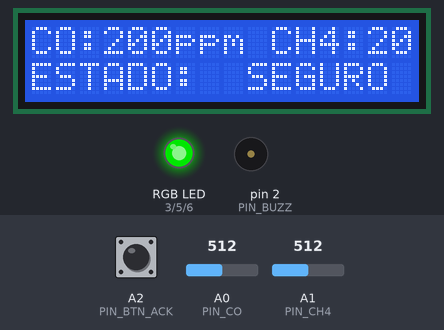
A sketch run on a simulated Arduino Uno, built with avr-gcc and run on an emulated ATmega328P. Parts: 16×2 character LCD, an RGB LED mixed from three pins (HIGH = lit), buzzer (waves = sounding). Dashed ring = blinking. The inputs (shaded band) are chosen by the test bench; at power-on: A0 (PIN_CO) = 512, A1 (PIN_CH4) = 512, A2 (PIN_BTN_ACK) HIGH. Dim RGB values are drawn brighter than linear.

Above: at 3.5 s.
3.6 s: A0 (PIN_CO) set to 25
At 5.0 s:
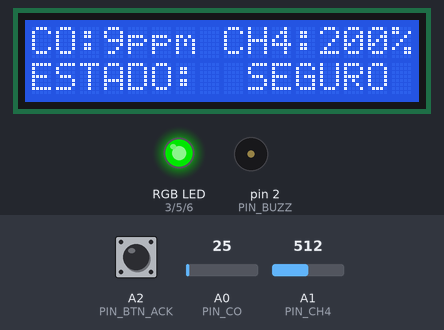
6.6 s: A1 (PIN_CH4) set to 716
At 10.6 s:
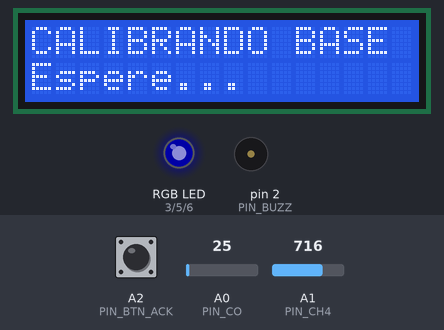
At 17.25 s:
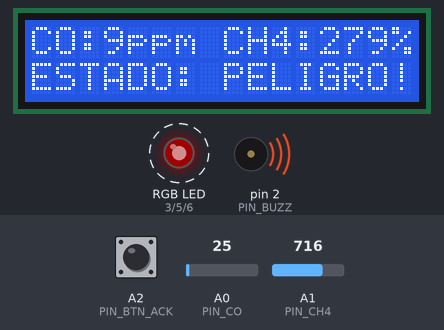
Timing chart, 0 to 18.8 s (numbered marks = the images above; inputs shaded):
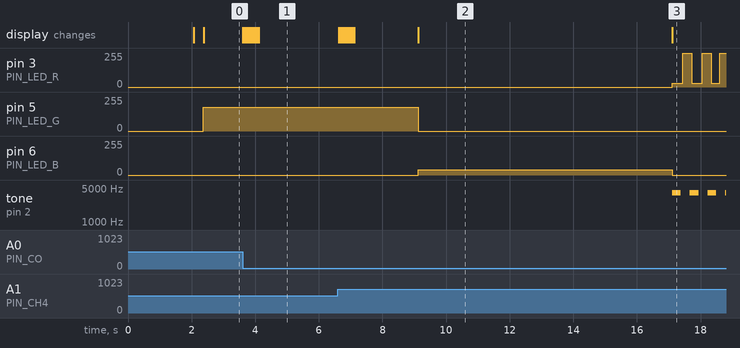

Measured:
- after the input at 3.6 s, the display: first changes at once (image 1 shows a later state)
- what the display in image 2 shows lasts 8.0 s, from 9.1 s to 17.1 s

The sketch:

respira.ino
```cpp
#include <LiquidCrystal.h>

// ---------- Pines ----------
const int PIN_CO   = A0;   // Potenciómetro CO
const int PIN_CH4  = A1;   // Potenciómetro CH4

// LED RGB (COM cátodo)
const int PIN_LED_R = 3;   // PWM
const int PIN_LED_G = 5;   // PWM
const int PIN_LED_B = 6;   // PWM

// Buzzer y botón ACK (opcional)
const int PIN_BUZZ    = 2;   // tone()
const int PIN_BTN_ACK = A2;  // INPUT_PULLUP → a GND al presionar

// LCD 4 bits (según cableado final)
LiquidCrystal lcd(7, 8, 9, 10, 11, 12);

// ---------- Estados (sin enum para evitar el error) ----------
const uint8_t ST_SAFE    = 0;
const uint8_t ST_WARN    = 1;
const uint8_t ST_DANGER  = 2;

// ---------- Parámetros ----------
const unsigned long WARMUP_MS       = 7000;
const unsigned long BASELINE_MS     = 8000;
const int           SMOOTH_N        = 10;
const unsigned long HOLD_UP_MS      = 10000;
const unsigned long HOLD_DOWN_MS    = 8000;
const unsigned long ACK_SILENCE_MS  = 120000;

// ---------- Estado ----------
uint8_t state = ST_SAFE;

unsigned long tStart, tStateSince = 0;
unsigned long ackSilencedUntil = 0;
bool calibratedOnce = false;

int   bufCO[SMOOTH_N], bufCH4[SMOOTH_N];
int   idx = 0, filled = 0;
float baseCO = 0, baseCH4 = 0;

// ---------- Utilidades ----------
int clampPWM(int v){ if (v<0) return 0; if (v>255) return 255; return v; }

void setRGB(int r, int g, int b){
  analogWrite(PIN_LED_R, clampPWM(r));
  analogWrite(PIN_LED_G, clampPWM(g));
  analogWrite(PIN_LED_B, clampPWM(b));
}

void beepPattern(uint8_t s){
  unsigned long now = millis();
  if (now < ackSilencedUntil) { noTone(PIN_BUZZ); return; }

  if (s == ST_SAFE) {
    noTone(PIN_BUZZ);
  } else if (s == ST_WARN) {
    static unsigned long last = 0;
    if (now - last > 5000) { tone(PIN_BUZZ, 3800, 400); last = now; }
  } else if (s == ST_DANGER) {
    static unsigned long last = 0; static bool on = false;
    if (now - last > 250) {
      on = !on;
      if (on) tone(PIN_BUZZ, 4000, 500); else noTone(PIN_BUZZ);
      last = now;
    }
  }
}

float movingAvg(int *buf, int len){
  long s=0; for(int i=0;i<len;i++) s+=buf[i];
  return (float)s / (float)len;
}

void printLCD(uint8_t s, int coPPM, int ch4LEL, bool basing){
  if (basing){
    lcd.clear();
    lcd.setCursor(0,0); lcd.print("CALIBRANDO BASE ");
    lcd.setCursor(0,1); lcd.print("Espere...");
    return;
  }

  lcd.setCursor(0,0);
  lcd.print("CO:");  lcd.print(coPPM);  lcd.print("ppm ");
  lcd.print("CH4:"); lcd.print(ch4LEL); lcd.print("%   ");

  lcd.setCursor(0,1);
  if      (s==ST_SAFE)   lcd.print("ESTADO:  SEGURO  ");
  else if (s==ST_WARN)   lcd.print("ESTADO:  ALERTA  ");
  else                   lcd.print("ESTADO: PELIGRO! ");
}

// ---------- Setup ----------
void setup(){
  pinMode(PIN_LED_R, OUTPUT);
  pinMode(PIN_LED_G, OUTPUT);
  pinMode(PIN_LED_B, OUTPUT);
  pinMode(PIN_BUZZ, OUTPUT);
  pinMode(PIN_BTN_ACK, INPUT_PULLUP); // si no hay botón, queda en HIGH

  setRGB(0,0,0);
  lcd.begin(16,2);
  lcd.clear();

  lcd.print("   Respira+   ");
  lcd.setCursor(1,1); lcd.print("By SharkTech ");
  delay(2000);
  lcd.clear();

  for(int i=0;i<SMOOTH_N;i++){ bufCO[i]=0; bufCH4[i]=0; }

  // ¡Clave para la calibración/histéresis!
  tStart = millis();
  tStateSince = tStart;
  calibratedOnce = false;

  delay(300);
  lcd.clear();
}

// ---------- Loop ----------
void loop(){
  unsigned long now = millis();

  int co = analogRead(PIN_CO);
  int ch = analogRead(PIN_CH4);

  bufCO[idx]  = co;
  bufCH4[idx] = ch;
  idx = (idx+1)%SMOOTH_N;
  if (filled < SMOOTH_N) filled++;

  float coAvg = movingAvg(bufCO, filled);
  float chAvg = movingAvg(bufCH4, filled);

  // Calibración UNA SOLA VEZ
  if (!calibratedOnce){
    bool warming = (now - tStart < WARMUP_MS);
    bool basing  = (!warming) && (now - tStart < WARMUP_MS + BASELINE_MS);

    if (basing){
      static float accCO=0, accCH=0; static int n=0;
      accCO += coAvg; accCH += chAvg; n++;
      baseCO = accCO / n;
      baseCH4= accCH / n;

      setRGB(0,0,40);
      printLCD(state, 0, 0, true);
      beepPattern(ST_SAFE);
      delay(50);
      return;
    }

    if (now - tStart >= WARMUP_MS + BASELINE_MS){
      calibratedOnce = true;
    }
  }

  // Escala "demo" para mostrar en LCD
  int coPPM  = map((int)coAvg, 0, 1023, 0, 400);  // 0–400 ppm
  int ch4LEL = map((int)chAvg, 0, 1023, 0, 400);  // 0–100 %LEL (demo)

  // Lógica de estado
  uint8_t newState = ST_SAFE;
  if (coPPM > 70 || ch4LEL >= 10) {
    newState = ST_DANGER;
  } else if ((coPPM >= 35 && coPPM <= 70) || (ch4LEL >= 5 && ch4LEL < 10)) {
    newState = ST_WARN;
  } else {
    newState = ST_SAFE;
  }

  // Histéresis temporal
  if (newState > state) {
    if (now - tStateSince >= HOLD_UP_MS) { state = newState; tStateSince = now; }
  } else if (newState < state) {
    if (now - tStateSince >= HOLD_DOWN_MS){ state = newState; tStateSince = now; }
  }

  // LED RGB
  if (state == ST_SAFE) {
    setRGB(0, 180, 0);
  } else if (state == ST_WARN) {
    setRGB(255, 80, 0);
  } else {
    if (((now / 300) % 2) == 0) setRGB(255, 0, 0);
    else setRGB(30, 0, 0);
  }

  // Botón ACK (opcional)
  if (digitalRead(PIN_BTN_ACK) == LOW)
    ackSilencedUntil = now + ACK_SILENCE_MS;

  beepPattern(state);
  printLCD(state, coPPM, ch4LEL, false);
  delay(50);
}
```
